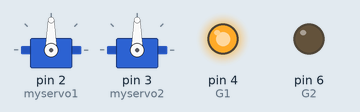
Bench run of a sketch on a simulated Arduino Uno, built with avr-gcc and run on an emulated ATmega328P. Parts: 2 × servo, output pins drawn as LEDs (lit = HIGH). Pins used as bus, display or sensor lines are not drawn.

Above: at 0.1 s.
At 5.6 s:
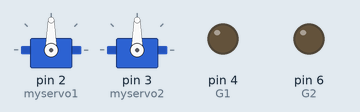
At 10.84 s:
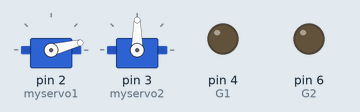
At 18.4 s:
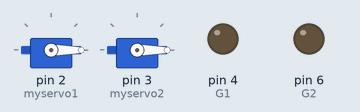
At 22.2 s:
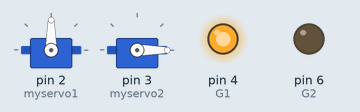
At 33.3 s:
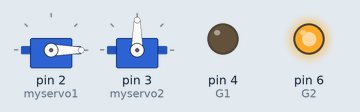
Timing chart, 0 to 40.0 s (numbered marks = the images above):
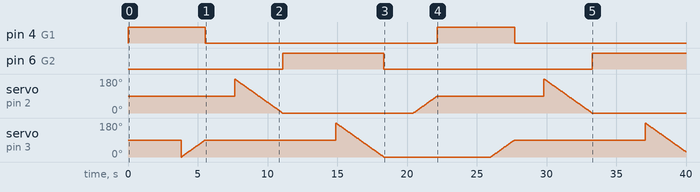

The sketch:

accedient_project.ino
```cpp
//////////////////////////

#include <Servo.h>.
int G1 = 4;
int R1 = 5;
int G2 = 6;
int R2 = 7;

Servo myservo1; //right hand 1
Servo myservo2;

int pos = 0;


void setup() {
// put your setup code here, to run once:
pinMode(G1,OUTPUT);
pinMode(R1,OUTPUT);
pinMode(R2,OUTPUT);
pinMode(G2,OUTPUT);

myservo1.attach(2);
myservo2.attach(3);
}

void loop() {
// put your main code here, to run repeatedly:
digitalWrite(G1,HIGH);
digitalWrite(R2,HIGH);
delay(3800);

for (pos = 0; pos <= 90; pos +=1){
myservo2.write(pos);
delay(19);
}

digitalWrite(G1,LOW);
digitalWrite(R2,LOW);
delay(2100);

for (pos = 180; pos >= 0; pos -=1){
myservo1.write(pos);
delay(19);
}

digitalWrite(R1,HIGH);
digitalWrite(G2,HIGH);
delay(3800);

for (pos = 180; pos >= 0; pos -=1){
myservo2.write(pos);
delay(19);
}

digitalWrite(R1,LOW);
digitalWrite(G2,LOW);
delay(2100);

for (pos = 0; pos <= 90; pos +=1){
myservo1.write(pos);
delay(19);
}


}
```

Measured:
- by itself, pin 4 (G1): alternates HIGH for 5.5 s and LOW for 16.6 s
- by itself, pin 6 (G2): LOW → HIGH at 11.1 s, → LOW 7.3 s later, → HIGH 14.9 s later
